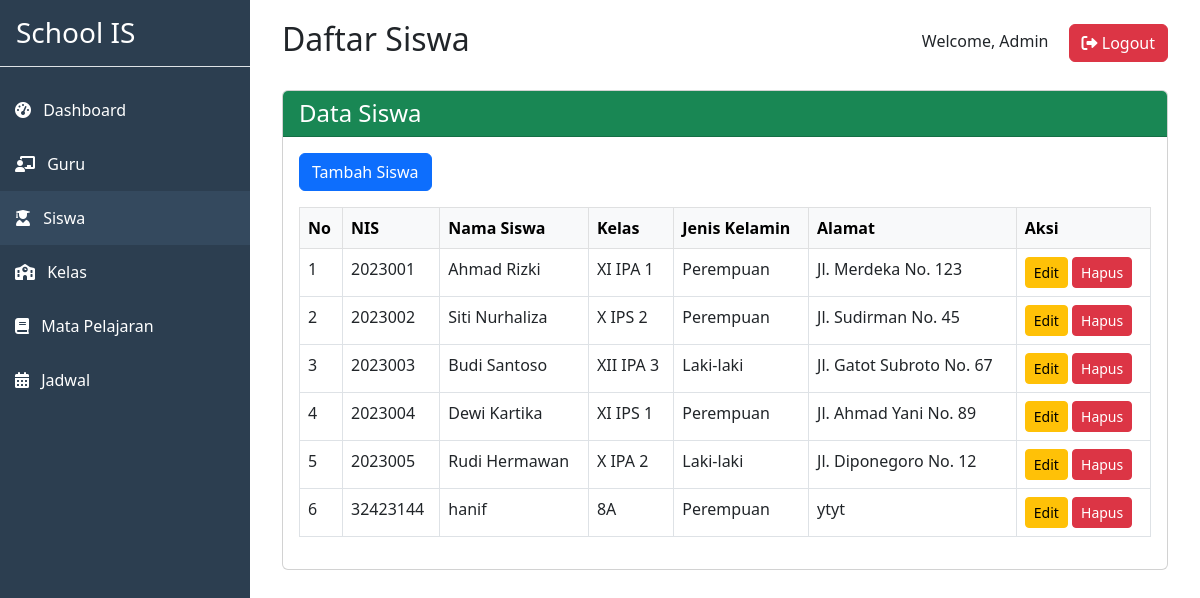
Screenshot of /daftarsiswa.php with the database file from the repository.
### tables this page shows
CREATE TABLE `siswa` (
  `id` int(11) NOT NULL,
  `nis` varchar(20) NOT NULL,
  `nama_siswa` varchar(100) NOT NULL,
  `kelas` varchar(20) NOT NULL,
  `jenis_kelamin` enum('Laki-laki','Perempuan') NOT NULL,
  `alamat` text NOT NULL
);

### daftarsiswa.php (the view, shortened to what this page needs)
<?php
include 'koneksi/config.php';
$query = "SELECT * FROM siswa";
$result = mysqli_query($conn, $query);
?>
<!DOCTYPE html>
<html lang="en">
<head>
    <link href="https://cdn.jsdelivr.net/npm/bootstrap@5.3.0/dist/css/bootstrap.min.css" rel="stylesheet">
    <link rel="stylesheet" href="https://cdnjs.cloudflare.com/ajax/libs/font-awesome/6.0.0/css/all.min.css">
</head>
<body>
    <div class="d-flex">
        <div id="sidebar" class="position-fixed">
            <h3 class="p-3 mb-3 border-bottom">School IS</h3>
            <ul class="nav flex-column">
                <li class="nav-item">
                    <a href="dashboard.php" class="nav-link">
                        <i class="fas fa-tachometer-alt me-2"></i> Dashboard
                    </a>
                </li>
                <li class="nav-item">
                    <a href="daftarguru.php" class="nav-link">
                        <i class="fas fa-chalkboard-teacher me-2"></i> Guru
                    </a>
                </li>
                <li class="nav-item">
                    <a href="daftarsiswa.php" class="nav-link active">
                        <i class="fas fa-user-graduate me-2"></i> Siswa
                    </a>
                </li>
                <li class="nav-item">
                    <a href="datakelas.php" class="nav-link">
                        <i class="fas fa-school me-2"></i> Kelas
                    </a>
                </li>
                <li class="nav-item">
                    <a href="pelajaran.php" class="nav-link">
                        <i class="fas fa-book me-2"></i> Mata Pelajaran
                    </a>
                </li>
                <li class="nav-item">
                    <a href="jadwal.php" class="nav-link">
                        <i class="fas fa-calendar-alt me-2"></i> Jadwal
                    </a>
                </li>
            </ul>
        </div>
        <div class="content w-100">
            <div class="container">
                <div class="row">
                    <div class="col-md-12">
                        <div class="d-flex justify-content-between align-items-center mb-4">
                            <h2>Daftar Siswa</h2>
                            <div>
                                <span class="me-3">Welcome, Admin</span>
                                <a href="logout.php" class="btn btn-danger">
                                    <i class="fas fa-sign-out-alt"></i> Logout
                                </a>
                            </div>
                        </div>
                        <div class="card">
                            <div class="card-header bg-success text-white">
                                <h4 class="mb-0">Data Siswa</h4>
                            </div>
                            <div class="card-body">
                                <div class="mb-3">
                                    <a href="siswa/tambahsiswa.php" class="btn btn-primary">Tambah Siswa</a>
                                </div>
                                <div class="table-responsive">
                                    <table class="table table-bordered table-hover">
                                        <thead class="table-light">
                                            <tr>
                                                <th>No</th>
                                                <th>NIS</th>
                                                <th>Nama Siswa</th>
                                                <th>Kelas</th>
                                                <th>Jenis Kelamin</th>
                                                <th>Alamat</th>
                                                <th>Aksi</th>
                                            </tr>
                                        </thead>
                                        <tbody>
                                            <?php
                                            $no = 1;
                                            while($row = mysqli_fetch_assoc($result)) {
                                            ?>
                                            <tr>
                                                <td><?php echo $no++; ?></td>
                                                <td><?php echo $row['nis']; ?></td>
                                                <td><?php echo $row['nama_siswa']; ?></td>
                                                <td><?php echo $row['kelas']; ?></td>
                                                <td><?php echo $row['jenis_kelamin']; ?></td>
                                                <td><?php echo $row['alamat']; ?></td>
                                                <td>
                                                    <a href="siswa/editsiswa.php?id=<?php echo $row['id']; ?>" class="btn btn-warning btn-sm">Edit</a>
                                                    <a href="siswa/hapussiswa.php?id=<?php echo $row['id']; ?>" class="btn btn-danger btn-sm" onclick="return confirm('Yakin ingin menghapus data ini?')">Hapus</a>
                                                </td>
                                            </tr>
                                            <?php } ?>
                                        </tbody>
                                    </table>
                                </div>
                            </div>
                        </div>
                    </div>
                </div>
            </div>
        </div>
    </div>
</body>
</html>

### daftarsiswa.php (style rules this page uses)
#sidebar { min-height: 100vh; background: #2c3e50; color: white; width: 250px; }
.nav-link { color: white; padding: 15px; }
.content { margin-left: 250px; padding: 20px; }
.active { background: #34495e; }

### rows the page displays
siswa: nis "2023001", nama_siswa "Ahmad Rizki", kelas "XI IPA 1", jenis_kelamin "Perempuan", alamat "Jl. Merdeka No. 123"
siswa: nis "2023002", nama_siswa "Siti Nurhaliza", kelas "X IPS 2", jenis_kelamin "Perempuan", alamat "Jl. Sudirman No. 45"
siswa: nis "2023003", nama_siswa "Budi Santoso", kelas "XII IPA 3", jenis_kelamin "Laki-laki", alamat "Jl. Gatot Subroto No. 67"
siswa: nis "2023004", nama_siswa "Dewi Kartika", kelas "XI IPS 1", jenis_kelamin "Perempuan", alamat "Jl. Ahmad Yani No. 89"
siswa: nis "2023005", nama_siswa "Rudi Hermawan", kelas "X IPA 2", jenis_kelamin "Laki-laki", alamat "Jl. Diponegoro No. 12"
siswa: nis "32423144", nama_siswa "hanif", kelas "8A", jenis_kelamin "Perempuan", alamat "ytyt"
